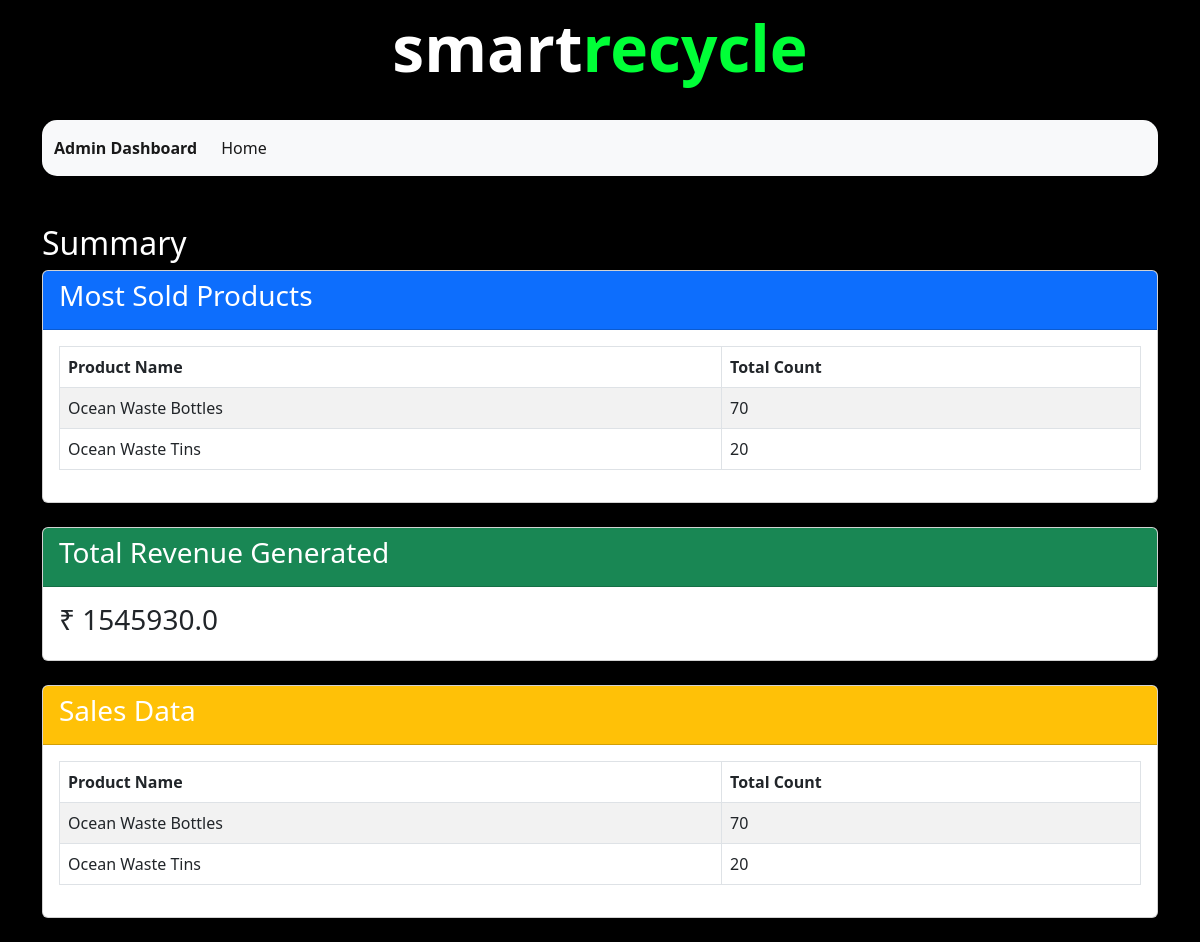
The app's page /summary, older data.
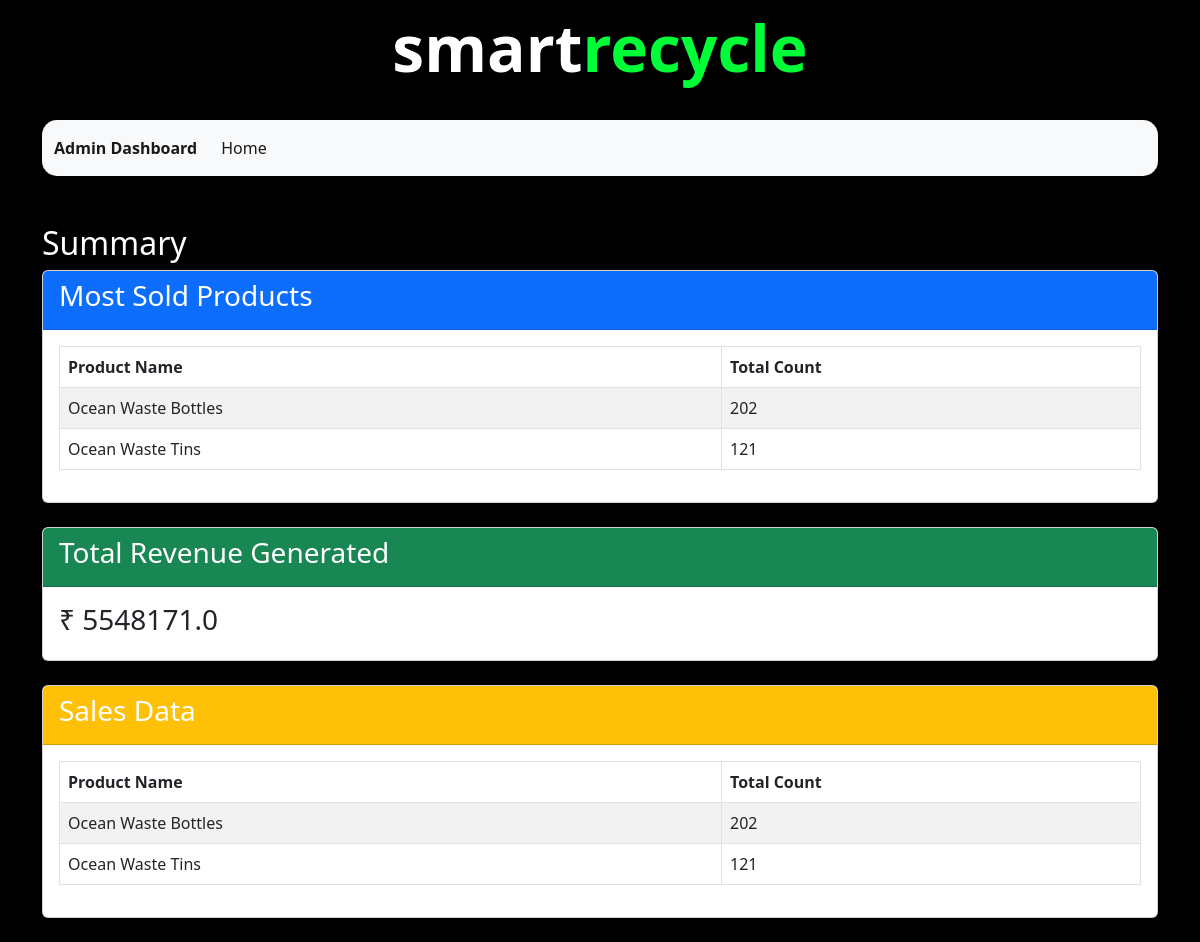
The same page, newer data.
### applications/models.py (models this page shows, shortened)
class Product(db.Model):
    __tablename__ = 'products'
    id = db.Column(db.Integer, primary_key=True)
    name = db.Column(db.String(255), nullable=False)
    description = db.Column(db.String(1000), nullable=True)
    stock = db.Column(db.Integer, nullable=False)
    cost = db.Column(db.Float, nullable=False)
    category_id = db.Column(db.Integer, db.ForeignKey('categories.id'), nullable=False)
    owner_id = db.Column(db.Integer, db.ForeignKey('users.id'), nullable=False)
    owner = db.relationship('User', foreign_keys=[owner_id], backref='products')

### applications/controllers.py (the view)
@app.route('/summary')
def summary():
    top_products = db.session.query(Purchase.product_id, func.sum(Purchase.count).label('total_count')) \
        .group_by(Purchase.product_id) \
        .order_by(func.sum(Purchase.count).desc()) \
        .limit(5) \
        .all()
    top_products_info = []
    for product_id, total_count in top_products:
        product = Product.query.get(product_id)
        top_products_info.append({
            'name': product.name,
            'total_count': total_count
        })
    total_money = db.session.query(func.sum(Product.cost * Purchase.count)).scalar()
    sales_data = db.session.query(Product.name, func.sum(Purchase.count).label('total_count')) \
        .join(Purchase, Product.id == Purchase.product_id) \
        .group_by(Product.name) \
        .all()
    return render_template('summary.html', top_products=top_products_info, total_money=total_money, sales_data=sales_data)

### templates/summary.html (shortened to what this page needs)
<!DOCTYPE html>
<html lang="en">
<head>
    <link href="https://cdn.jsdelivr.net/npm/bootstrap@5.2.3/dist/css/bootstrap.min.css" rel="stylesheet"
>
</head>
<body>
    <div class="container">
        <div class="smartstore-text mb-4">
            <span class="smartstore-text">smart<span class="store">recycle</span></span>
        </div>
        <nav class="navbar navbar-expand-lg bg-light">
            <div class="container-fluid">
                <a class="navbar-brand" href="#">Admin Dashboard</a>
                <div class="collapse navbar-collapse" id="navbarSupportedContent">
                    <ul class="navbar-nav me-auto mb-2 mb-lg-0">
                        <li class="nav-item">
                            <a class="nav-link active" aria-current="page" href="/">Home</a>
                        </li>
                    </ul>
                </div>
            </div>
        </nav>
    </div>
    <div class="container mt-5">
        <h2 class="white-text">Summary</h2>
        <div class="card mb-4">
            <div class="card-header bg-primary text-white">
                <h3 class="card-title">Most Sold Products</h3>
            </div>
            <div class="card-body">
                <table class="table table-bordered table-striped">
                    <thead>
                        <tr>
                            <th scope="col">Product Name</th>
                            <th scope="col">Total Count</th>
                        </tr>
                    </thead>
                    <tbody>
                        {% for product in top_products %}
                            <tr>
                                <td>{{ product.name }}</td>
                                <td>{{ product.total_count }}</td>
                            </tr>
                        {% endfor %}
                    </tbody>
                </table>
            </div>
        </div>
        <div class="card mb-4">
            <div class="card-header bg-success text-white">
                <h3 class="card-title">Total Revenue Generated</h3>
            </div>
            <div class="card-body">
                <h3 class="text-dark">₹ {{ total_money }}</h3>
            </div>
        </div>
        <div class="card mb-4">
            <div class="card-header bg-warning text-white">
                <h3 class="card-title">Sales Data</h3>
            </div>
            <div class="card-body">
                <table class="table table-bordered table-striped">
                    <thead>
                        <tr>
                            <th scope="col">Product Name</th>
                            <th scope="col">Total Count</th>
                        </tr>
                    </thead>
                    <tbody>
                        {% for sale in sales_data %}
                            <tr>
                                <td>{{ sale.name }}</td>
                                <td>{{ sale.total_count }}</td>
                            </tr>
                        {% endfor %}
                    </tbody>
                </table>
            </div>
        </div>
    </div>
</body>
</html>

Row changes from the older to the newer data that the page shows:
changed Product "Ocean Waste Bottles": total_count "70" → "202"
changed Product "Ocean Waste Tins": total_count "20" → "121"
Text that changed along with them:
{{ total_money }}: "1545930.0" → "5548171.0"
new list line: "Ocean Waste Bottles 202"
new list line: "Ocean Waste Tins 121"
list line gone: "Ocean Waste Bottles 70"
list line gone: "Ocean Waste Tins 20"
